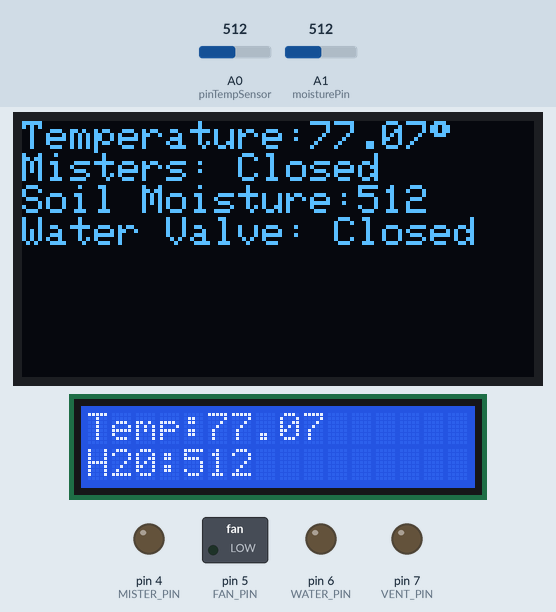
Simulated run of this sketch. Board: Arduino Uno, built with avr-gcc and run on an emulated ATmega328P. On the bench: 128×64 one-colour display, 16×2 character LCD, switched loads named in the sketch (green lamp = pin HIGH), output pins drawn as LEDs (lit = HIGH). The inputs (shaded band) are chosen by the test bench; at power-on: A1 (moisturePin) = 512, A0 (pinTempSensor) = 512. The display library's start-up logo is not drawn; what the sketch prints to the serial monitor is not drawn.

Above: at 1.3 s.
1.4 s: A1 (moisturePin) set to 311
At 2.8 s:
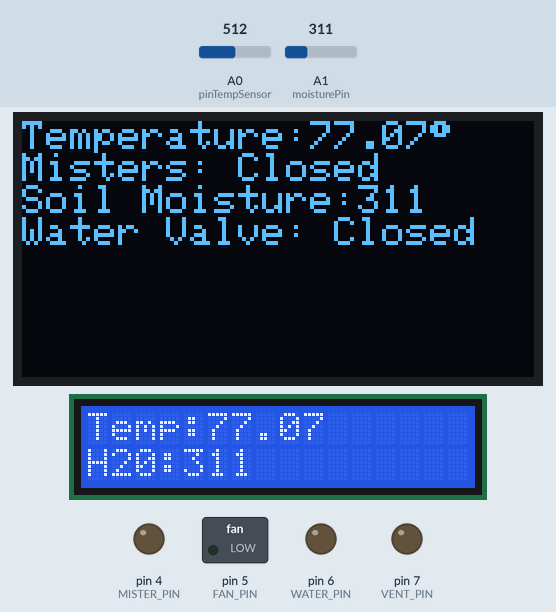
3.7 s: A1 (moisturePin) set to 282
At 4.6 s:
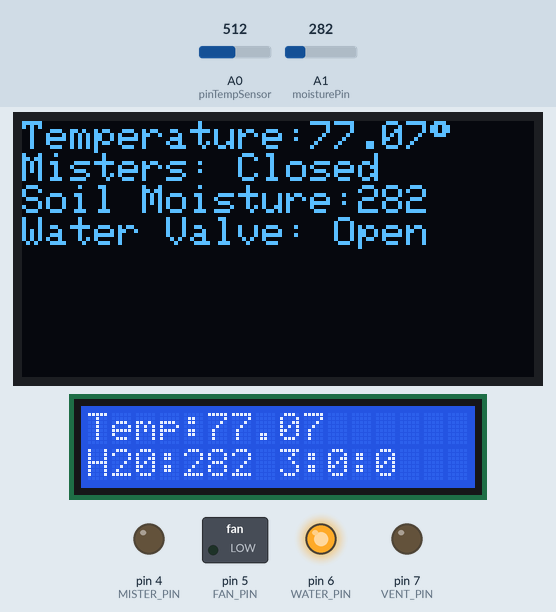
7.8 s: A0 (pinTempSensor) set to 716
At 9.3 s:
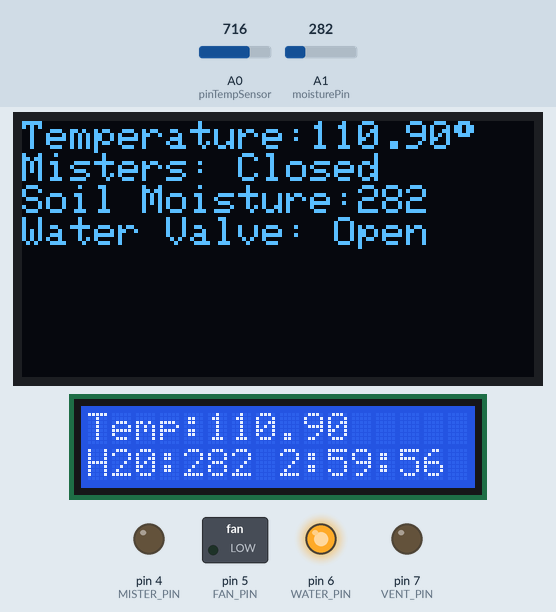
11.9 s: A0 (pinTempSensor) set to 900
At 13.4 s:
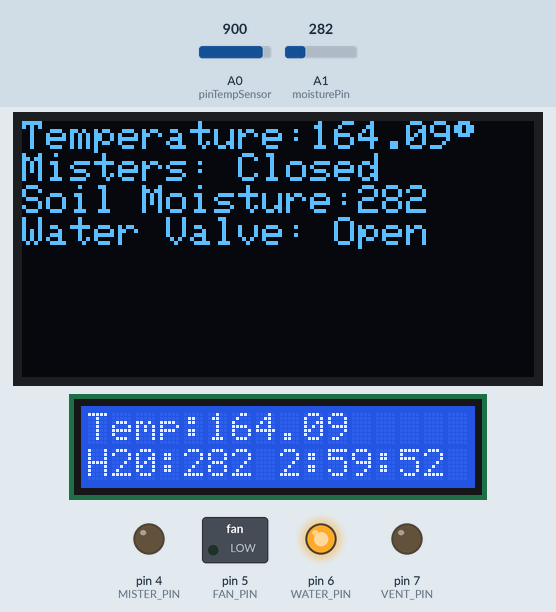
14.1 s: A1 (moisturePin) set to 306
At 15.4 s:
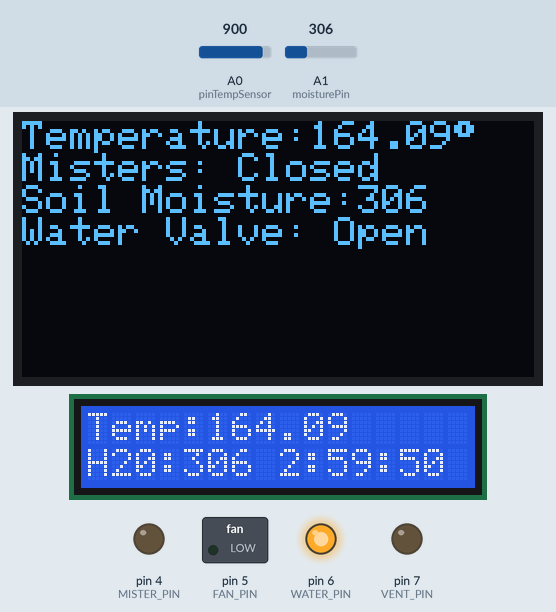
16.2 s: A0 (pinTempSensor) set to 1023
At 17.3 s:
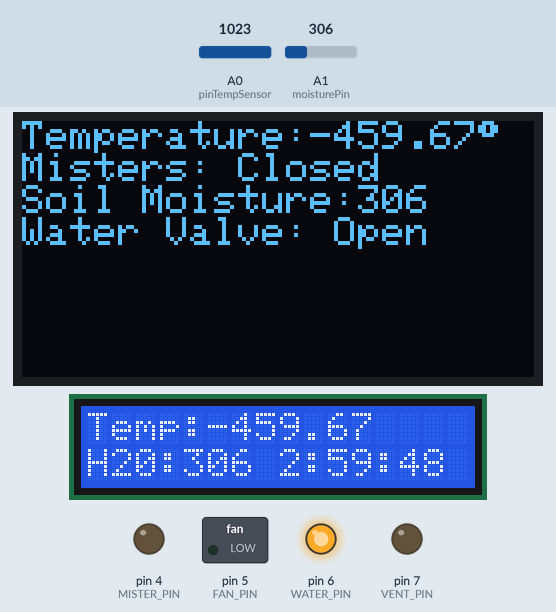
Timing chart, 0 to 19.2 s (numbered marks = the images above; inputs shaded):
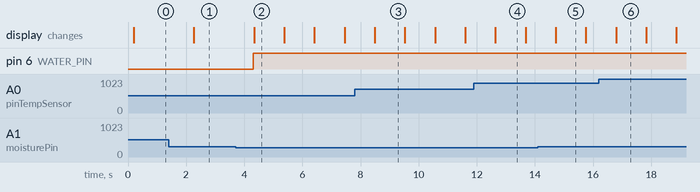

The sketch:

automation.ino
```cpp
#include <math.h>
#include <LiquidCrystal.h>
#include <SPI.h>
#include <Wire.h>
#include <Adafruit_GFX.h>
#include <Adafruit_SSD1306.h>

#define SCREEN_WIDTH 128 // OLED display width, in pixels
#define SCREEN_HEIGHT 64 // OLED display height, in pixels

#define MISTER_PIN 4    // Output pin for Mister Relay (Relay 1)
#define FAN_PIN 5       // Output pin for Fan Relay (Relay 2)
#define WATER_PIN 6     // Output pin for Water Relay (Relay 3)
#define VENT_PIN 7      // Output pin for Vent Relay (Relay 4)

// Declaration for an SSD1306 display connected to I2C (SDA, SCL pins)
// The pins for I2C are defined by the Wire-library.
// On an arduino UNO:       A4(SDA), A5(SCL)
#define OLED_RESET     -1 // Reset pin # (or -1 if sharing Arduino reset pin)
#define SCREEN_ADDRESS 0x3C ///< See datasheet for Address; 0x3D for 128x64, 0x3C for 128x32
Adafruit_SSD1306 display(SCREEN_WIDTH, SCREEN_HEIGHT, &Wire, OLED_RESET);

//const int B = 4275000;          // B value of the thermistor
const int B = 4250;          // B value of the thermistor
const int R0 = 100000;          // R0 = 100k
const int pinTempSensor = A0;   // Grove - Temperature Sensor connect to A0

//initialize the library by associating any needed LCD interface pin
//with the arduino pin number it is connected to
const int rs = 13, en = 12, d4 = 11, d5 = 10, d6 = 9, d7 = 8;
LiquidCrystal lcd(rs, en, d4, d5, d6, d7);

//Initialize Moisture Sensor
int moisturePin = A1;
int moisture = 0;

//Water Valve Status
bool waterValve = false;    //Watering valve that opens when soil is dry
bool mistValve = false;     //Misting sprayer that turns on when temp exceeds value

//Timers
int waterTime = 0;  //Time watering valve has been open (in seconds)
int tempTime = 0;   //Time since temp last checked (in seconds)

void setup()
{
    pinMode(MISTER_PIN, OUTPUT);
    pinMode(FAN_PIN, OUTPUT);
    pinMode(WATER_PIN, OUTPUT);
    pinMode(VENT_PIN, OUTPUT);
    digitalWrite(MISTER_PIN,LOW);  //Relays are active high
    digitalWrite(FAN_PIN,LOW);
    digitalWrite(WATER_PIN,LOW);
    digitalWrite(VENT_PIN,LOW);

    //Wire.begin(SCREEN_ADDRESS);  // Needed for some older boards
    display.begin(SSD1306_SWITCHCAPVCC, SCREEN_ADDRESS);
    display.setTextWrap(false);
    Serial.begin(9600);
    lcd.begin(16, 2);
    display.display();

    display.clearDisplay();     // Clear the buffer
    display.setTextSize(1);     //Size 1 = 8 rows of text, size 2 = 4 rows of text
    display.setTextColor(SSD1306_WHITE);
    display.cp437(true);        //Use proper Code Page 437 codes

    //Print a message to the LCD.
    lcd.print("Temp:");
    lcd.setCursor(0,1);
    lcd.print("H20:");

    updateOLED(0,0,0.0,0);
    Serial.write("Finished Setup");
}

void loop()
{
    //Calculate Temperature
    int a = analogRead(pinTempSensor);
    float R = 1023.0/a-1.0;
    R = R0*R;
    float temperature = 1.8*(1.0/(log(R/R0)/B+1/298.15)-273.15)+32; // convert to temperature (F)
    //float temperature = 1.0/(log(R/R0)/B+1/298.15)-273.15; // convert to temperature (C)

    //Get Moisture
    moisture = analogRead(moisturePin);

    // Moisture < 300 is dry soil and make sure valve is currently closed

    if (moisture < 300 && waterTime == 0 && !waterValve) {
        //turn on water
        waterValve = true;
        digitalWrite(WATER_PIN, HIGH);   // Relays are active high
        //Water should run for 3 hours (10,800 seconds)
        waterTime = 10800;
        //waterTime = 5;  //Debug - 5 seconds for testing

    } else if (waterTime == 0 && waterValve) {
        //Turn off water
        waterValve = false;
        digitalWrite(WATER_PIN, LOW);  // Relays are active high
        waterTime = 21600;              //Do not check again for 6 hours (21,600 seconds)

        //Update Water Valve Status
        lcd.setCursor(8,1);
        lcd.print("Closed");
    }

    // TODO: Handle Temp Sensor
    // If temp > 85, open vent
    // If temp > 90, turn on fan
    // If temp > 95, turn on misters (do this first)
    // Only check every 30 minutes

    if (tempTime == 0) {
        //for testing, change to 70
        if (temperature < 85.0) {
            digitalWrite(VENT_PIN, LOW);
            digitalWrite(MISTER_PIN, LOW);
            digitalWrite(FAN_PIN, LOW);

            mistValve = false;
        }
        else if (temperature < 90.0) {
            digitalWrite(VENT_PIN, HIGH);
            digitalWrite(FAN_PIN, LOW);
            digitalWrite(MISTER_PIN, LOW);

            mistValve = false;
        }
        else if (temperature < 95.0) {
            digitalWrite(VENT_PIN, HIGH);
            digitalWrite(FAN_PIN, HIGH);
            digitalWrite(MISTER_PIN, LOW);

            mistValve = false;
        }
        else {
            digitalWrite(VENT_PIN, HIGH);
            digitalWrite(MISTER_PIN, HIGH);
            digitalWrite(FAN_PIN, HIGH);

            mistValve = true;
        }
    }

    updateOLED(mistValve, waterValve, temperature, moisture);

    lcd.setCursor(5,0);  //First row, 6th space
    lcd.print(temperature);

    lcd.setCursor(4,1);  //Second row, 5th space
    lcd.print(moisture);

    if (waterTime > 0) {
        displayTime(8,1,waterTime);
        waterTime = waterTime-1; // Loop runs approximately once per second
    }
    if (tempTime > 0) {
        tempTime = tempTime-1;
    } else {
        tempTime = 1800;
    }
    delay(1000);
}

/*
    Display the time in hours, minutes, and seconds to LCD
    Takes three arguments:
    line = line of LCD
    column = column of LCD
    timeVal = time to convert (in seconds)
*/
void displayTime (int column, int line, int timeVal) {

    int hours = (timeVal / 60) / 60;
    int minutes = (timeVal /60) % 60;
    int seconds = (timeVal % 60) % 60;

    lcd.setCursor(column,line);
    lcd.print(hours);
    lcd.print(":");
    lcd.print(minutes);
    lcd.print(":");
    lcd.print(seconds);
}

/*
    Updates the OLED Display

    Inputs
    mister = 0 if misters are closed, 1 if open
    water = 0 if water valve is closed, 1 if open
    temp = temperature
    moisture = soil moisture

*/
void updateOLED(bool mister, bool water, float temp, int moisture) {

    display.clearDisplay();

    String tempStr = "Temperature:";
    String moistureStr = "Soil Moisture:";
    String misters = "Misters: ";
    String watervalve = "Water Valve: ";

    tempStr.concat(temp);
    moistureStr.concat(moisture);

    if (mister) {
        misters.concat("Open");
    } else {
        misters.concat("Closed");
    }

    if (water) {
        watervalve.concat("Open");
    } else {
        watervalve.concat("Closed");
    }

    display.setCursor(0, 0);        //First line is temperature
    display.print(tempStr);         //Print Temperature
    display.write(0xF8);            //Add degree symbol
    display.setCursor(0,8);         //Second line is Misting Valve
    display.print(misters);
    display.setCursor(0,16);        //Third line is soil moisture
    display.print(moistureStr);     //Print Moisture
    display.setCursor(0,24);        //Fourth line is Watering Valve
    display.print(watervalve);

    display.display();
}
```

Measured:
- the behaviour switches between 300 and 299 on A1 (moisturePin) (found by bisection; images 1 and 2)
- after the input at 1.4 s, the display: first changes after 0.86 s (image 1 shows a later state)
- after the input at 3.7 s, pin 6 (WATER_PIN): LOW → HIGH after 0.60 s; the display: first changes after 0.64 s (image 2 shows a later state)
- after the input at 7.8 s, the display: first changes after 0.69 s (image 3 shows a later state)
- what the display in image 2 shows lasts 1.1 s, from 4.3 s to 5.4 s
